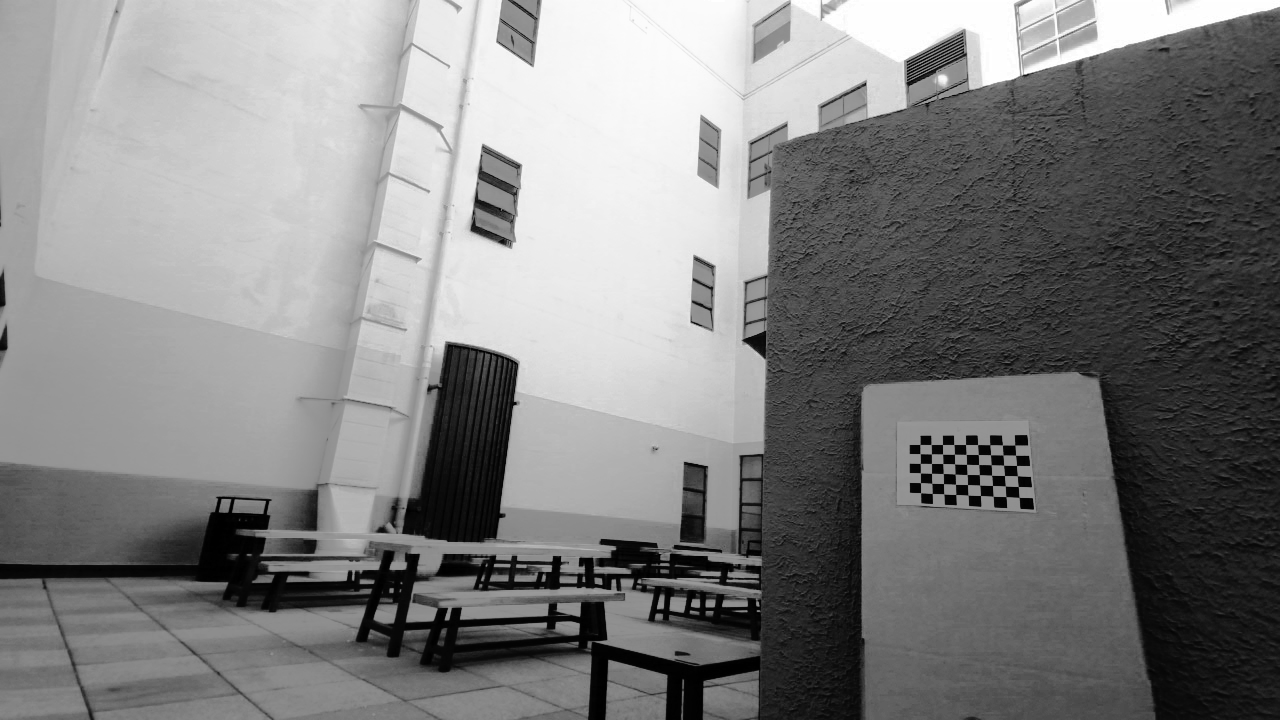
#> input picture example/outside_checker_straight_ir_cropped/color-17.png, 1280 x 720 px; its folder holds 4 pictures in this run; the run also reads 1 picture not shown here
$ python callibrate_cropped_ir.py   (older library calls are emulated)
#> lines starting #> are read from the running program, lines starting #| are printed output that depends on the picture; after the words box and inside, x2 and y2 are one past the last pixel; in counts of white or black regions, pixels touching at a corner belong together
#!/usr/bin/env python

import cv2
import numpy as np
import os
import glob
import itertools
import json
from numpy.core.fromnumeric import argmax


# Defining the dimensions of checkerboard
CHECKERBOARD = (6,9)
criteria = (cv2.TERM_CRITERIA_EPS + cv2.TERM_CRITERIA_MAX_ITER, 30, 0.001)

# Creating vector to store vectors of 3D points for each checkerboard image
objpoints = []
# Creating vector to store vectors of 2D points for each checkerboard image
imgpoints_color = []
imgpoints_ir = []

# Defining the world coordinates for 3D points
objp = np.zeros((1, CHECKERBOARD[0] * CHECKERBOARD[1], 3), np.float32)
objp[0,:,:2] = np.mgrid[0:CHECKERBOARD[0], 0:CHECKERBOARD[1]].T.reshape(-1, 2)
prev_img_shape = None


color_shape = (720, 1280)
ir_shape = (1024, 1024) #Passive IR shape is 1024 x 1024
ir_crop_x = 50
ir_crop_y = 260

color_new_width = 720 / 576 * 640
color_crop = int((color_shape[1] - color_new_width) / 2)

# Extracting path of individual image stored in a given directory
imageDir = 'outside_checker_straight_ir_cropped' #equalizedImagesNearBetter (Equalized R and Equalized IR, most promising)
#Demo on:
#equalizedImagesFarBetter (Equalized R and Scaled Equalized IR, noisy)
#only_ir_scaled_image_set (R and Scaled IR, resembles SDK viewer)
#both_hist_equalized_image_set1 (Equalized R Equalized IR additional set)

for camType in ['color', 'ir']:
    images = glob.glob('./' + imageDir + '/' + camType + '*.png')
    for fname in images:
        img = cv2.imread(fname, cv2.IMREAD_UNCHANGED)
#> img is the input picture: shape (720, 1280); min 0, max 255, mean 128.3

        if camType == 'color':
            #img = img[:,color_crop:-color_crop] #Crop width
            #img = cv2.resize(img, (640, 576)) #Resize
            #gray = img[:, :, 2] #Take R channel only #recomment
            gray = img
        else: # Convert IR from 16 bit gray scale to 8 bit gray scale
            gray = (img / 256).astype(np.uint8)
            gray = gray[ir_crop_y: ir_shape[0] - ir_crop_y, ir_crop_x:ir_shape[1]-ir_crop_x]
            gray = cv2.resize(gray, (1280, 720)) #Resize

        # Find the chess board corners
        # If desired number of corners are found in the image then ret = true

        ret, corners = cv2.findChessboardCorners(gray, CHECKERBOARD, 0)
#> ret = True; corners = 54 rows, first 8: [1014.7, 445], [1015.5, 455.3], [1016.5, 465.5], [1017.4, 475.7], [1018.3, 486.5], [1019.1, 497.4], [1002.5, 445], [1003, 455]

        """
        If desired number of corner are detected,
        we refine the pixel coordinates and display
        them on the images of checker board
        """
        if ret == True:
            if camType == 'color': #only needs to create obj coordinates once
                objpoints.append(objp)
            # refining pixel coordinates for given 2d points.

            corners2 = cv2.cornerSubPix(gray, corners, (3,3),(-1,-1), criteria)
#> corners2 has the same summary as corners

            if camType == 'color':
                imgpoints_color.append(corners2)
            else: # IR camera
                imgpoints_ir.append(corners2)

            # Draw and display the corners
            gray = cv2.drawChessboardCorners(gray, CHECKERBOARD, corners2, ret)
#> gray: shape (720, 1280); 0.64% of pixels changed, all inside (x1, y1, x2, y2) = (914, 438, 1026, 504)
        else:
            print('Delete:', fname)

        cv2.imshow('img', gray)
        cv2.waitKey(0)

    cv2.destroyAllWindows()

    h,w = gray.shape[:2]
#> h = 720; w = 1280
    print('type:', camType, 'height:', h, 'width:', w)
#| type: color height: 720 width: 1280

    """
    Performing camera calibration by
    passing the value of known 3D points (objpoints)
    and corresponding pixel coordinates of the
    detected corners (imgpoints)
    """
    if camType == 'color':
        ret1, mtx1, dist1, rvecs1, tvecs1 = cv2.calibrateCamera(objpoints, imgpoints_color, (w, h), None, None)
        print('Color camera callibration rms:', ret1)
    else: #IR camera callibration
        ret2, mtx2, dist2, rvecs2, tvecs2 = cv2.calibrateCamera(objpoints, imgpoints_ir, (w, h), None, None)
        print('IR camera callibration rms:', ret2)
#> pass 2 of the loop `for camType in ['color', 'ir']:`:
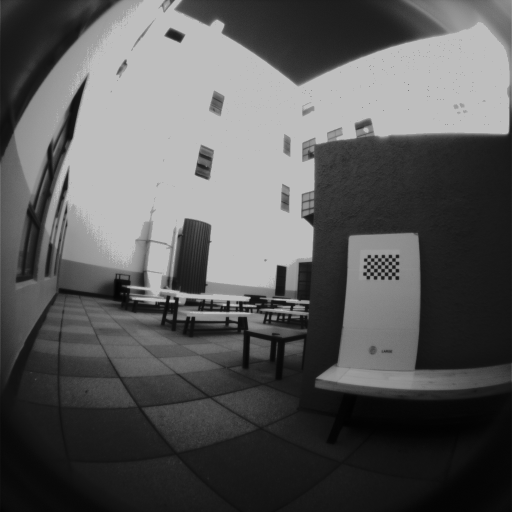
#> input picture example/outside_checker_straight_ir_cropped/ir-17.png, 1024 x 1024 px (shown at 1/2 size)
#> img is the input picture: shape (1024, 1024) uint16; min 360, max 48714, mean 23019.2
#| type: ir height: 720 width: 1280

print('color callibrated instrinsic \n', mtx1)
print('color callibrated distortion \n', dist1)


all_flags = [cv2.CALIB_FIX_INTRINSIC, cv2.CALIB_USE_INTRINSIC_GUESS, cv2.CALIB_FIX_PRINCIPAL_POINT, \
                                cv2.CALIB_FIX_FOCAL_LENGTH, cv2.CALIB_FIX_ASPECT_RATIO, cv2.CALIB_SAME_FOCAL_LENGTH, \
                                cv2.CALIB_ZERO_TANGENT_DIST, cv2.CALIB_RATIONAL_MODEL] #WITHOUT  cv2.CALIB_FIX_S1_S2_S3_S4, cv2.CALIB_TILTED_MODEL, cv2.CALIB_FIX_TAUX_TAUY


w, h = 1280, 720

rms, K1, D1, K2, D2, R, T, E, F = cv2.stereoCalibrate(objpoints, imgpoints_color, imgpoints_ir, mtx1, dist1, mtx2, dist2, (w, h), flags=518) #530(with4) #540 774 16927 531 16387(without ir4)
print("Stereo calibration rms: ", rms)

print('Calling Stereo Rectify-------------------')
R1, R2, P1, P2, Q, roi_left, roi_right = cv2.stereoRectify(K1, D1, K2, D2, (w, h), R, T, flags=cv2.CALIB_ZERO_DISPARITY, alpha=-1)
x1, y1, w1, h1 = roi_left
x2, y2, w2, h2 = roi_right
print("ROIS", roi_left, roi_right)

#Saving coefficients
leftMapX, leftMapY = cv2.initUndistortRectifyMap(K1, D1, R1, P1, (w, h), cv2.CV_32FC1)
rightMapX, rightMapY = cv2.initUndistortRectifyMap(K2, D2, R2, P2, (w, h), cv2.CV_32FC1)
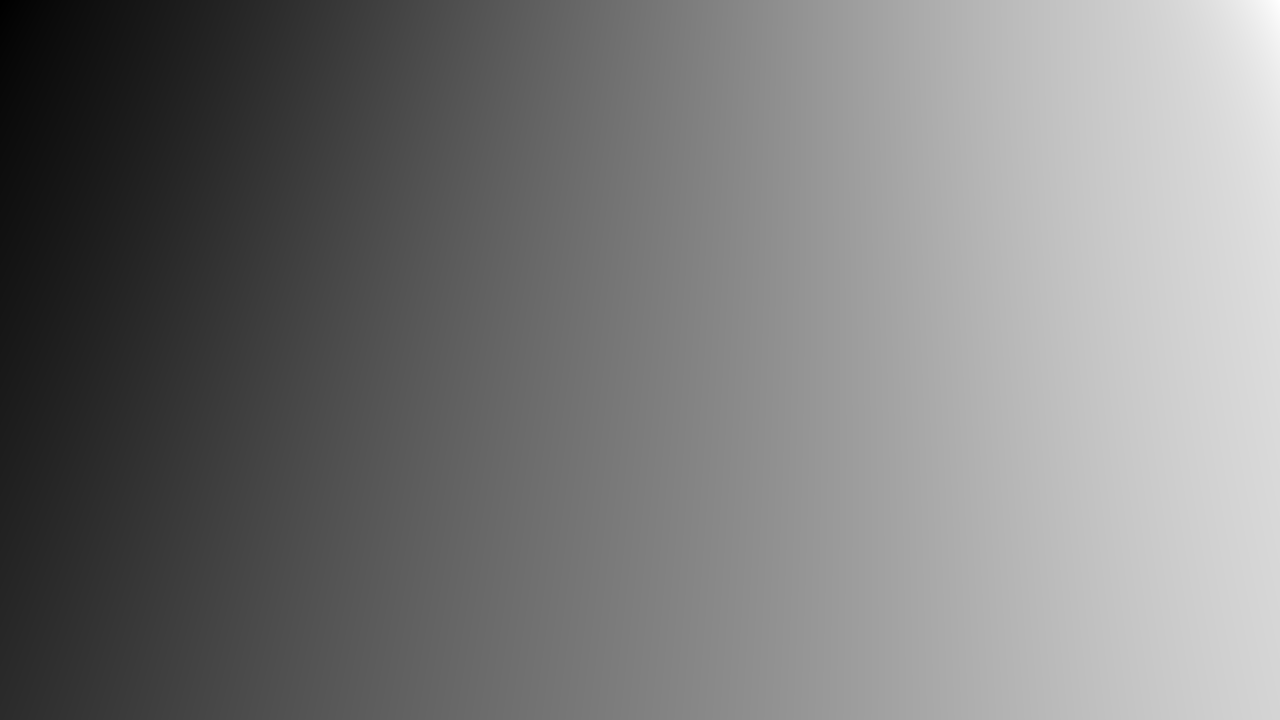
#> rightMapX: shape (720, 1280) float32; min 141.1, max 1227.3, mean 666.9; drawn with min black and max white
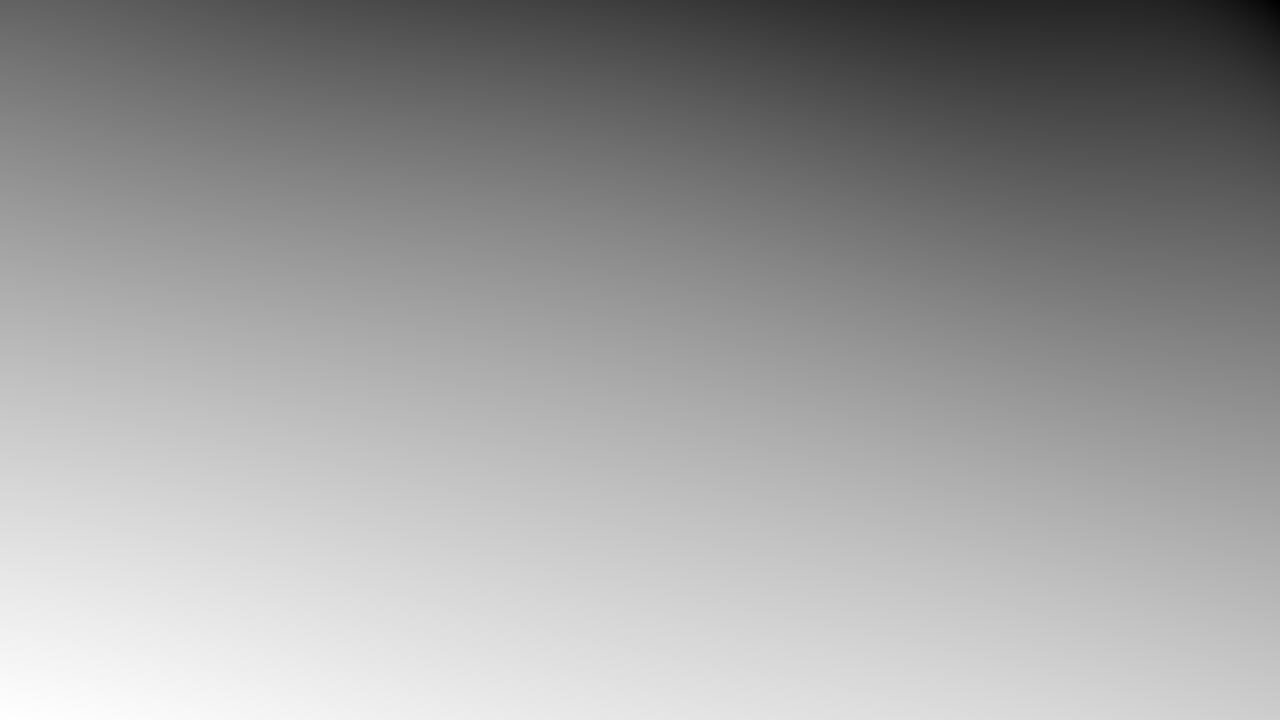
#> rightMapY: shape (720, 1280) float32; min -158.5, max 561.3, mean 284.3; drawn with min black and max white


print('Rectifying images-----------------')
color_images = glob.glob('./' + imageDir + '/color-*.png')
ir_images = glob.glob('./' + imageDir + '/ir-*.png')
for i in range(len(color_images)):
    leftFrame = cv2.imread(color_images[i], cv2.IMREAD_UNCHANGED)

    rightFrame = cv2.imread(ir_images[i], cv2.IMREAD_UNCHANGED)
    rightFrame = (rightFrame / 256).astype(np.uint8) #conv from 16 bit grayscale to 8 bit #recomment
    rightFrame = rightFrame[ir_crop_y: ir_shape[0] - ir_crop_y, ir_crop_x:ir_shape[1]-ir_crop_x]
    rightFrame = cv2.resize(rightFrame, (1280, 720)) #Resize

    #leftMapX, leftMapY = cv2.initUndistortRectifyMap(K1, D1, R1, P1, (w, h), cv2.CV_32FC1) #perform rectification
    left_rectified = cv2.remap(leftFrame, leftMapX, leftMapY, cv2.INTER_LINEAR)
    #rightMapX, rightMapY = cv2.initUndistortRectifyMap(K2, D2, R2, P2, (w, h), cv2.CV_32FC1)
    right_rectified = cv2.remap(rightFrame, rightMapX, rightMapY, cv2.INTER_LINEAR)

    for y in range(0, 1200, 30): #Draw lines to validate rectification
        line_thickness = 1
        cv2.line(left_rectified, (0, y), (1600, y), (0, 255, 0), thickness=line_thickness)
        cv2.line(right_rectified, (0, y), (1600, y), (0, 255, 0), thickness=line_thickness)
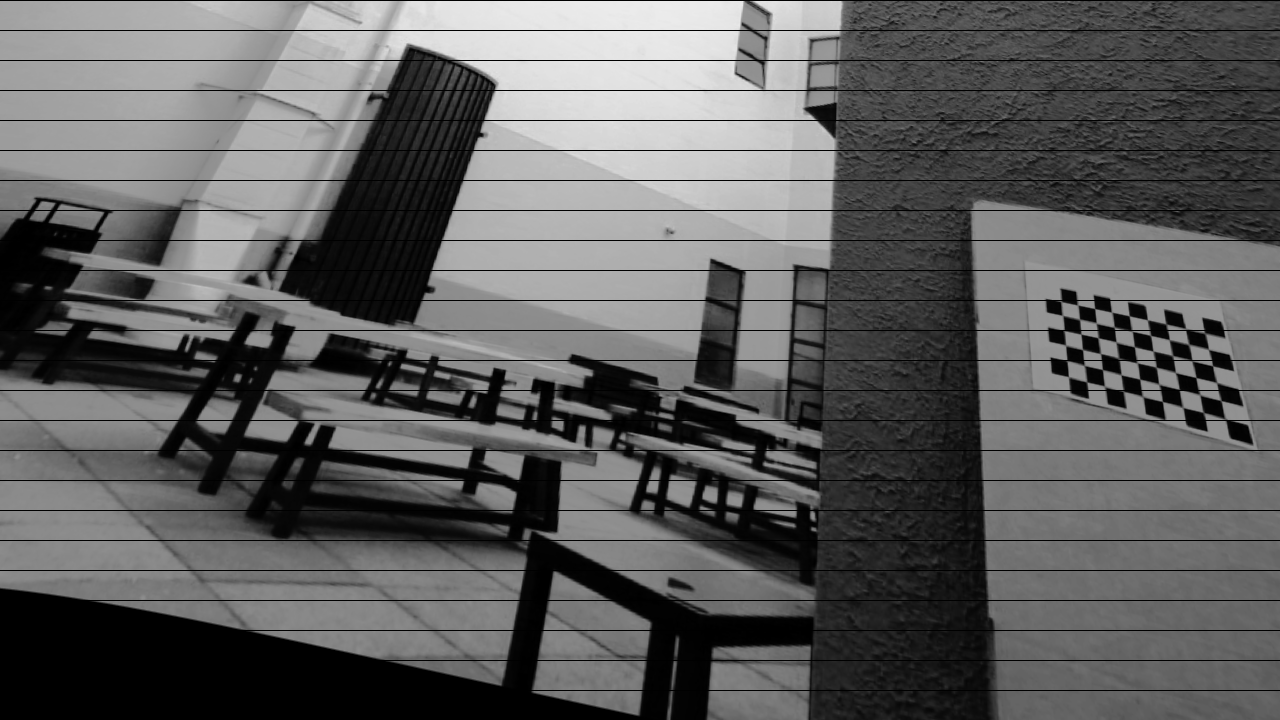
#> left_rectified: shape (720, 1280); min 0, max 236, mean 93.9
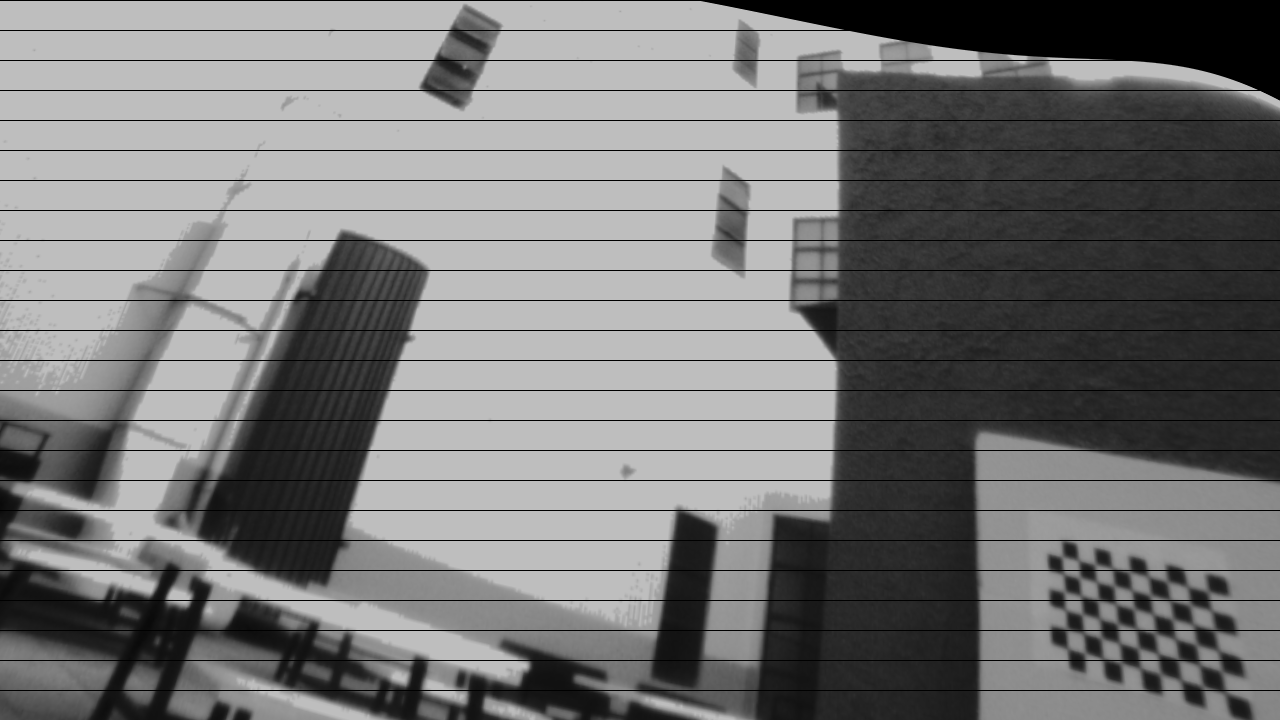
#> right_rectified: shape (720, 1280); min 0, max 190, mean 117

    cv2.imshow("Initial Color", leftFrame)
    cv2.imshow("Initial IR", rightFrame)
    cv2.imshow("Rectified Color", left_rectified)
    cv2.imshow("Rectified IR", right_rectified)

    key = cv2.waitKey(0)
#> (key Esc is pressed here)
    cv2.destroyAllWindows()
#> pass 2 of the loop `for i in range(len(color_images)):`:
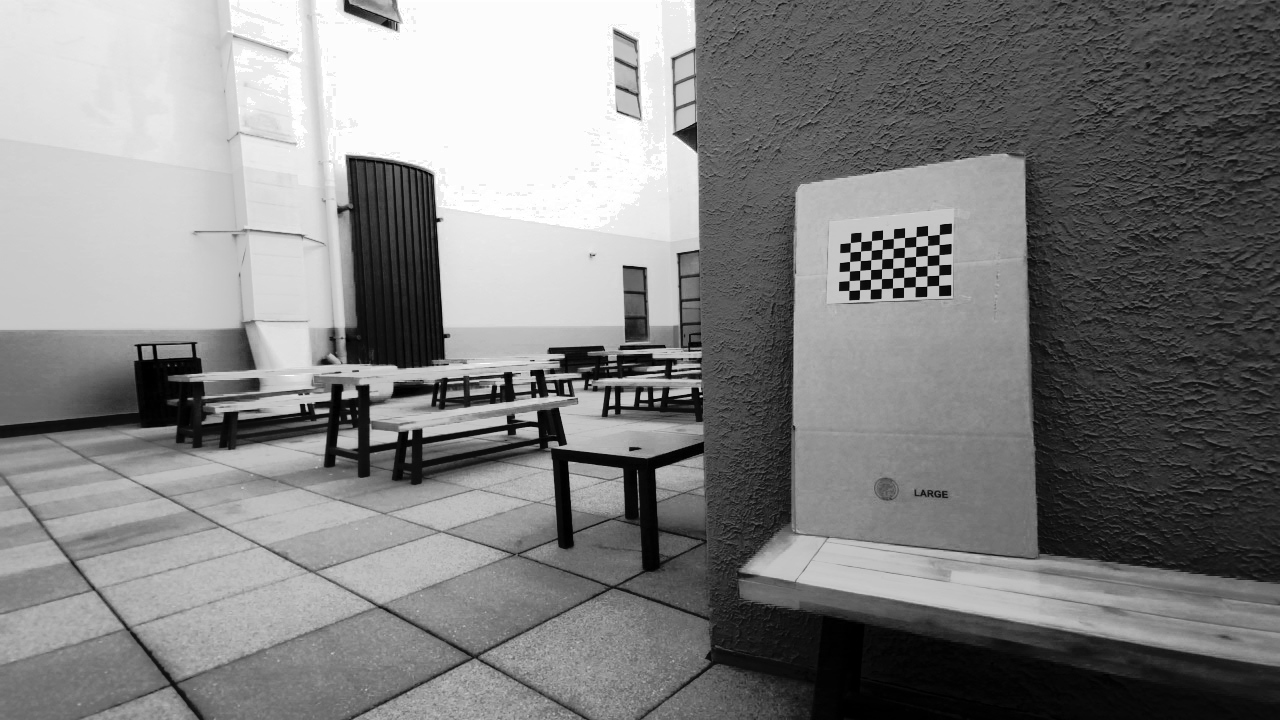
#> input picture example/outside_checker_straight_ir_cropped/color-19.png, 1280 x 720 px
#> leftFrame is the input picture: shape (720, 1280); min 0, max 255, mean 128.6
#> after the loop `for y in range(0, 1200, 30):`:
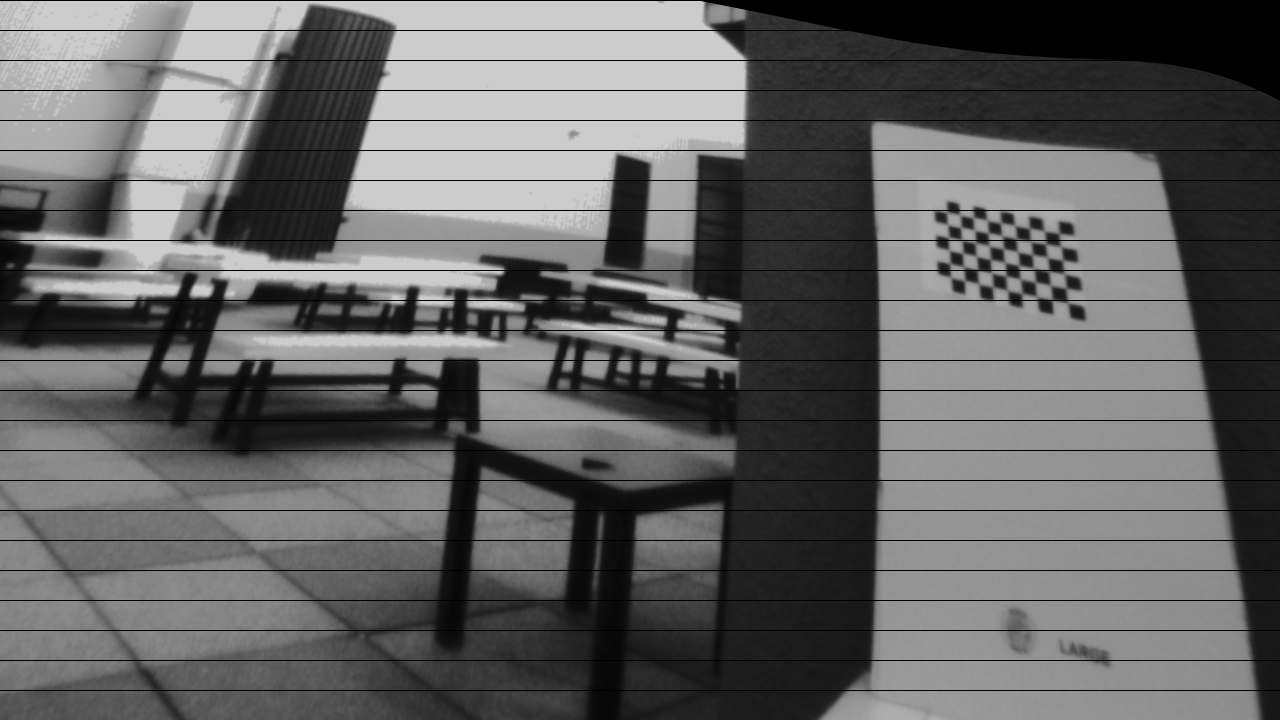
#> right_rectified: shape (720, 1280); min 0, max 204, mean 98.9
#> (key Enter is pressed here)
